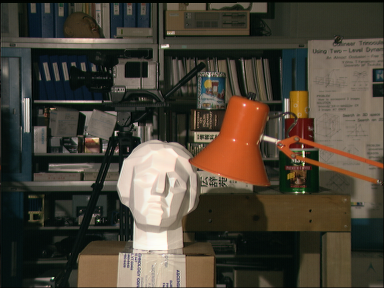
//> input picture Exercise 2/Exercise 2/Exercise 2/tsukuba_left.png, 384 x 288 px
$ ./main   (built with g++ and OpenCV 4)
//> lines starting //> are read from the running program, lines starting //| are printed output that depends on the picture
// Excersize 1.cpp : Defines the entry point for the console application.
//
#include <stdio.h>
#include <opencv2/core/core.hpp>
#include <opencv2/highgui/highgui.hpp>
#include <iostream>
#include <string>


// function prototype
void convertToGrayscale(const cv::Mat &img, cv::Mat &imgGray);
void computeCostVolume(const cv::Mat &imgLeft, const cv::Mat &imgRight, std::vector<cv::Mat> &costVolumeLeft, std::vector<cv::Mat> &costVolumeRight, int windowSize, int maxDisp);
void selectDisparity(cv::Mat &dispLeft, cv::Mat &dispRight, std::vector<cv::Mat> &costVolumeLeft, std::vector<cv::Mat> &costVolumeRight, int scaleDispFactor);
void show(const std::vector<cv::Mat> &costVolume, const std::string left_right, int maxDisp);

int main(int argc, char* argv[])
{
	cv::Mat img_left = cv::imread("tsukuba_left.png", CV_LOAD_IMAGE_COLOR);
//> img_left is the input picture: 288 rows x 384 cols, CV_8UC3; mean B, G, R 55.3, 67.6, 74.7
	cv::Mat img_right = cv::imread("tsukuba_right.png", CV_LOAD_IMAGE_COLOR);
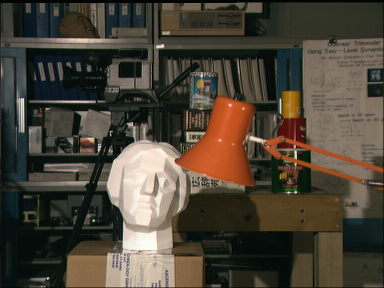
//> input picture Exercise 2/Exercise 2/Exercise 2/tsukuba_right.png, 384 x 288 px
//> img_right is the input picture: 288 rows x 384 cols, CV_8UC3; mean B, G, R 55.4, 67.9, 75.3
	cv::imshow("Tsukuba Left", img_left);
	cv::imshow("Tsukuba Right", img_right);

	// init grayscale mat with 0's
	cv::Mat imgGray_l(img_left.rows, img_left.cols, CV_8UC1, cv::Scalar(0));
	cv::Mat imgGray_r(img_right.rows, img_right.cols, CV_8UC1, cv::Scalar(0));

	cv::Mat disp_left(img_left.rows, img_left.cols, CV_8UC1, cv::Scalar(0));
	cv::Mat disp_right(img_right.rows, img_right.cols, CV_8UC1, cv::Scalar(0));

	convertToGrayscale(img_left, imgGray_l);
	convertToGrayscale(img_right, imgGray_r);

	int maxDisp = 15;
	int windowSize = 5;
	int scaleFactor = 16;

	std::vector<cv::Mat> *costVolumeLeft = new std::vector<cv::Mat>(maxDisp);
	std::vector<cv::Mat> *costVolumeRight = new std::vector<cv::Mat>(maxDisp);

	computeCostVolume(imgGray_l, imgGray_r, *costVolumeLeft, *costVolumeRight, windowSize, maxDisp);
	//show(*costVolumeLeft, "Left", maxDisp);
	show(*costVolumeRight, "Right", maxDisp);

	selectDisparity(disp_left, disp_right, *costVolumeLeft, *costVolumeRight, scaleFactor);

	cv::imshow("Disparity Left", disp_left);
	cv::imshow("Disparity Right", disp_right);

	//cv::imshow("Gray Left", imgGray_l);
	//cv::imshow("Gray Right", imgGray_r);

	cv::waitKey(0);

	return 0;
}

// Visualizes Cost Volume Matrices for each disparity value
void show(const std::vector<cv::Mat> &costVolume, const std::string left_right, int maxDisp)
{

	for(int i = 0; i < maxDisp; i++)
	{
		std::string str = "Cost Volume " + left_right + " " + std::to_string(i);
		cv::imshow(str, costVolume.at(i));
	}
}

// Converts images to grayscale CV_8UC1
void convertToGrayscale(const cv::Mat &img, cv::Mat &imgGray)
{
	for(int i = 0; i < imgGray.rows; i++)
	{
		for(int j = 0; j < imgGray.cols; j++)
		{
			// L = 0.21*R + 0.72*G + 0.07*B;
			uchar L = 0.21*img.at<cv::Vec3b>(i,j)[2] + 0.72*img.at<cv::Vec3b>(i,j)[1] + 0.07*img.at<cv::Vec3b>(i,j)[0];
			imgGray.at<uchar>(i,j) = L;
		}
	}
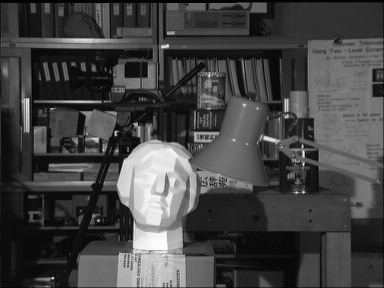
//> imgGray: 288 rows x 384 cols, CV_8UC1; min 0, max 253, mean 67.7
//> after the loop in convertToGrayscale (call 2), `for(int i = 0; i < imgGray.rows; i++)`:
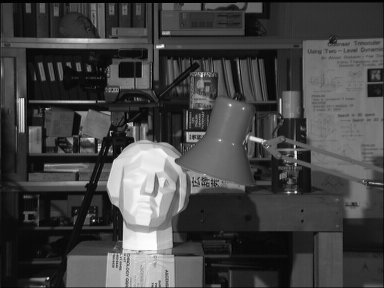
//> imgGray: 288 rows x 384 cols, CV_8UC1; min 0, max 253, mean 68.1
}

// Start with value 15 for maxDisp
// Mat type in costVolume vectors CV_32FC1
// Number of elements in the vector for maxDisp = 15 is 16 (0-15)
void computeCostVolume(const cv::Mat &imgLeft, const cv::Mat &imgRight, std::vector<cv::Mat> &costVolumeLeft, std::vector<cv::Mat> &costVolumeRight, int windowSize, int maxDisp)
{
//> called with windowSize = 5, maxDisp = 15

	std::cout << "Left Image Size: " << imgLeft.cols << "," << imgLeft.rows << std::endl;
//| Left Image Size: 384,288
	std::cout << "Right Image Size: " << imgRight.cols << "," << imgRight.rows << std::endl;
//| Right Image Size: 384,288
	std::cout << "Max Disparity: " << maxDisp << std::endl;
	std::cout << "Window Size: " << windowSize << std::endl;
	std::cout << "Start at: " << windowSize/2 << std::endl;

	int start = windowSize/2;
	int sad_left;
	int sad_right;

	// iterate through all possible disparities
	for(int d = 0; d < maxDisp; d++)
	{
		costVolumeLeft.at(d) = cv::Mat::zeros(imgLeft.rows, imgLeft.cols, CV_32FC1);
		costVolumeRight.at(d) = cv::Mat::zeros(imgRight.rows, imgRight.cols, CV_32FC1);
		// iterate through image rows (Y)
		for(int i = start; i < imgLeft.rows - start; i++)
		{
			// iterate through image Columns (X)
			for(int j = start; j < imgLeft.cols - start; j++)
			{
				int startY = i - start;
				int startX = j - start;
				int endY = i + start + 1;
				int endX = j + start + 1;

				sad_left = 0;
				sad_right = 0;

				// imgVector(y,x)
				// Compute Sum of Absolute Differences
				for(int k = startY; k <= endY; k++)
				{
					const uchar* left_pixel = imgLeft.ptr<uchar>(k);
					const uchar* right_pixel = imgRight.ptr<uchar>(k);

					for(int l = startX; l < endX; l++)
					{
						// Left -> Right
						int gray_left = left_pixel[l];
						int gray_right = right_pixel[l-d];
						// Right -> Left
						int gray_left_r = left_pixel[l+d];
						int gray_right_r = right_pixel[l];
						// SAD
						sad_left += abs(gray_left - gray_right);
						sad_right += abs(gray_right_r - gray_left_r);
					}
				}

				costVolumeLeft.at(d).at<float>(i,j) = (float) sad_left / 255.0f;
				costVolumeRight.at(d).at<float>(i,j) = (float) sad_right / 255.0f;
			}
		}
	}
//> this loop made 15 passes
//> (sad_left, sad_right) on passes 1 to 12: (61, 61), (204, 244), (183, 480), (204, 759), (201, 1026), (231, 1140), (242, 1203), (259, 1211), (259, 1204), (278, 1205), (276, 1203), (287, 1198)
//> after the loop, sad_left = 266; sad_right = 1188
//> the loop in show, `for(int i = 0; i < maxDisp; i++)` made 15 passes
//> pass 1, in show, `cv::imshow(str, costVolume.at(i));`:
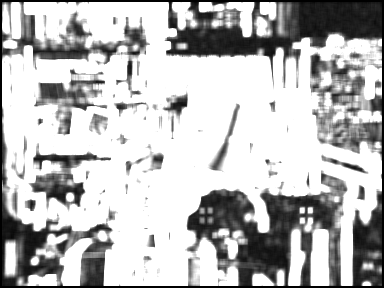
//> window 'Cost Volume Right 0': 288 rows x 384 cols, CV_8UC1; min 0, max 255, mean 185.7
//> pass 2, in show, `cv::imshow(str, costVolume.at(i));`:
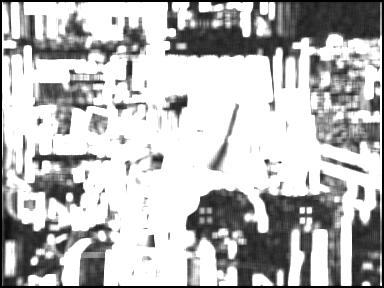
//> window 'Cost Volume Right 1': 288 rows x 384 cols, CV_8UC1; min 0, max 255, mean 185.2
}

// maxDisp * scaleDispFactor must be a value below 256
// scaleDispFactor of 16 for a maxDisp value of 15
void selectDisparity(cv::Mat &dispLeft, cv::Mat &dispRight, std::vector<cv::Mat> &costVolumeLeft, std::vector<cv::Mat> &costVolumeRight, int scaleDispFactor)
{
//> called with scaleDispFactor = 16

	// go through all disparities
	int width = dispLeft.cols;
//> width = 384
	int height = dispLeft.rows;
//> height = 288
	int disp_left = 0;
	int disp_right = 0;
	// Y
	for(int i = 0; i < height; i++)
	{
		// X
		for(int j = 0; j < width; j++)
		{
			float min_cost_value_l = FLT_MAX;
			float min_cost_value_r = FLT_MAX;
			// Disparities
			for(int d = 0; d < costVolumeLeft.size(); d++)
			{
				cv::Mat cvl = costVolumeLeft.at(d);
				cv::Mat cvr = costVolumeRight.at(d);

				float cvl_cost_value = cvl.at<float>(i,j);
				float cvr_cost_value = cvr.at<float>(i,j);

				// find pixel with lowest cost value
				// set dispLeft / Right to the disparity of that pixel
				if(cvl_cost_value < min_cost_value_l)
				{
					min_cost_value_l = cvl_cost_value;
					disp_left = d;
					//std::cout << "new value for left: " << d << std::endl;
				}

				if(cvr_cost_value < min_cost_value_r)
				{
					min_cost_value_r = cvr_cost_value;
					disp_right = d;
					//std::cout << "new value for right: " << d << std::endl;
				}
			}

			if(disp_left*scaleDispFactor > 255 || disp_right*scaleDispFactor > 255)
			{
				std::cout << "Disparity above 255" << std::endl;
			}
			dispLeft.at<uchar>(i,j) = disp_left*scaleDispFactor;
			dispRight.at<uchar>(i,j) = disp_right*scaleDispFactor;
		}
	}
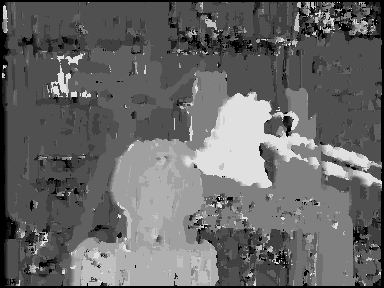
//> dispLeft: 288 rows x 384 cols, CV_8UC1; min 0, max 224, mean 103.3
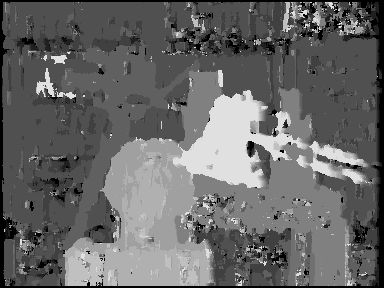
//> dispRight: 288 rows x 384 cols, CV_8UC1; min 0, max 224, mean 103.6
//> after the loop, disp_left = 0; disp_right = 0
}
